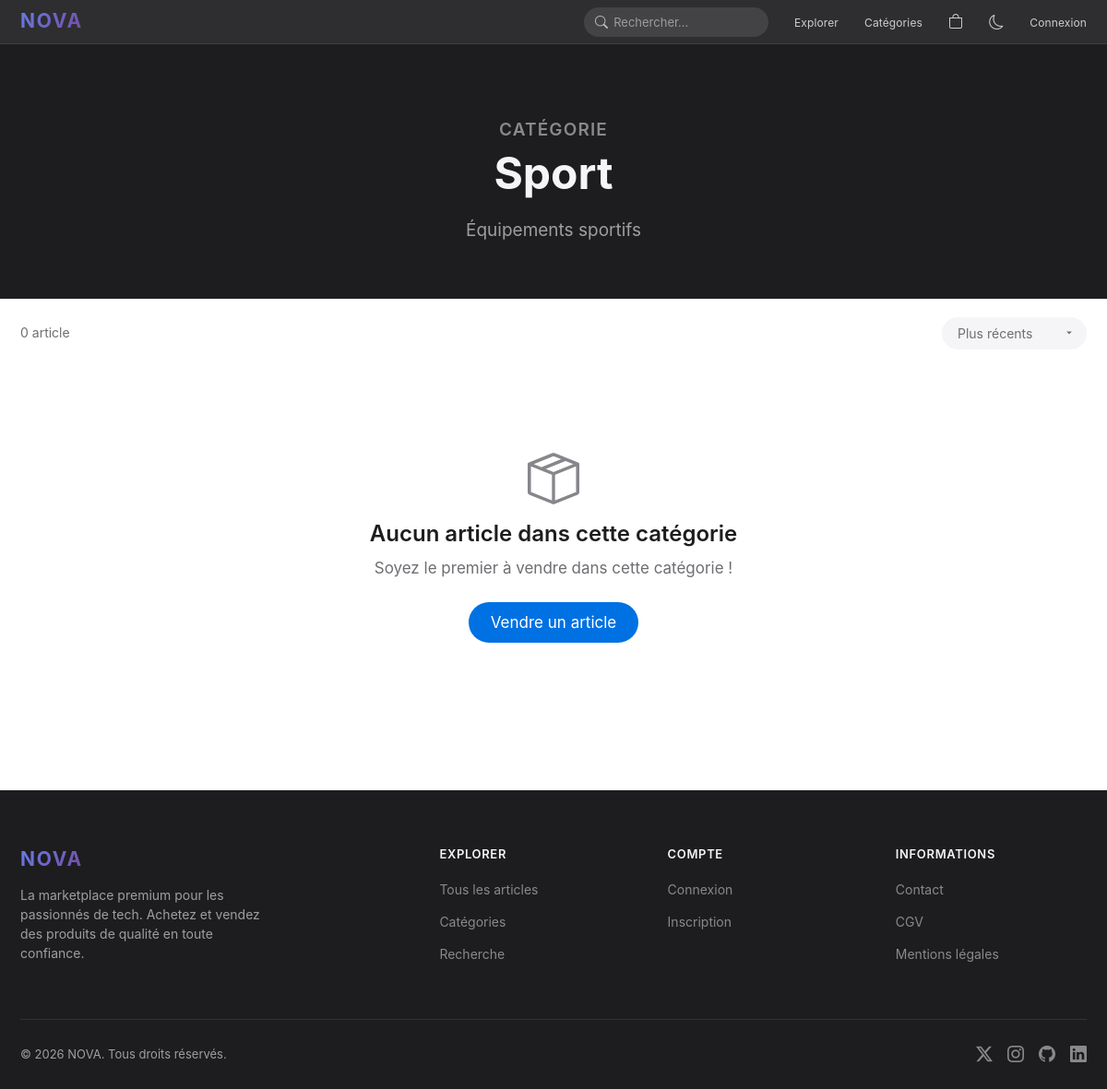
Before: /categorie.php?id=4 with the older database file.
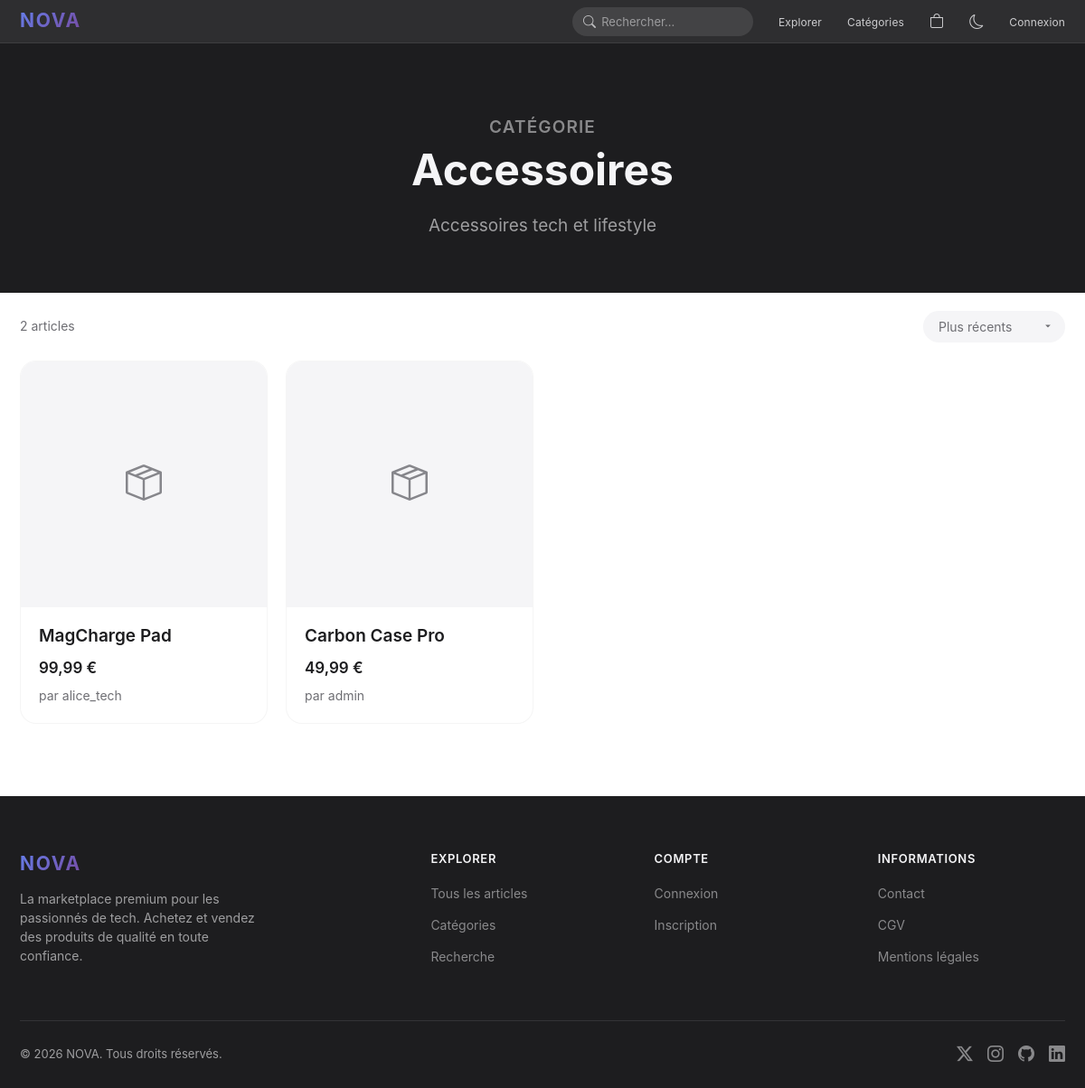
After: the same page with the newer database file.
### tables this page shows
CREATE TABLE categories (
    id INT AUTO_INCREMENT PRIMARY KEY,
    nom VARCHAR(100) NOT NULL,
    description TEXT,
    image VARCHAR(255)
);

CREATE TABLE articles (
    id INT AUTO_INCREMENT PRIMARY KEY,
    nom VARCHAR(255) NOT NULL,
    description TEXT,
    prix DECIMAL(10,2) NOT NULL,
    image VARCHAR(255),
    categorie_id INT DEFAULT NULL,
    auteur_id INT NOT NULL,
    date_publication DATETIME DEFAULT CURRENT_TIMESTAMP,
    FOREIGN KEY (categorie_id) REFERENCES categories(id) ON DELETE SET NULL,
    FOREIGN KEY (auteur_id) REFERENCES users(id) ON DELETE CASCADE
);

CREATE TABLE users (
    id INT AUTO_INCREMENT PRIMARY KEY,
    username VARCHAR(100) NOT NULL UNIQUE,
    email VARCHAR(255) NOT NULL UNIQUE,
    password VARCHAR(255) NOT NULL,
    balance DECIMAL(10,2) DEFAULT 500.00,
    photo VARCHAR(255) DEFAULT NULL,
    role ENUM('user', 'admin') DEFAULT 'user',
    date_inscription DATETIME DEFAULT CURRENT_TIMESTAMP
);

### categorie.php (called while the page is built)
<?php
require __DIR__ . '/pages/public/categorie.php';

### config/init.php (called while the page is built, shortened)
<?php
function sanitize(string $data): string {
    $clean = strip_tags(trim($data));
    $decoded = html_entity_decode($clean, ENT_QUOTES | ENT_HTML5, 'UTF-8');
    return htmlspecialchars($decoded, ENT_QUOTES | ENT_SUBSTITUTE, 'UTF-8');
}
function formatPrice(float $price): string {
    return number_format($price, 2, ',', ' ') . ' €';
}

### pages/public/categorie.php (the view, shortened to what this page needs)
<?php
require_once 'config/init.php';
$id = (int)($_GET['id'] ?? 0);
$stmt = $pdo->prepare("SELECT * FROM categories WHERE id = ?");
$stmt->execute([$id]);
$categorie = $stmt->fetch();
$sort = $_GET['sort'] ?? 'recent';
$orderSQL = match ($sort) {
    'prix_asc' => 'ORDER BY a.prix ASC',
    'prix_desc' => 'ORDER BY a.prix DESC',
    'populaire' => 'ORDER BY avg_note DESC',
    default => 'ORDER BY a.date_publication DESC',
};
$stmtArticles = $pdo->prepare("
    SELECT a.*, s.quantite as stock, u.username as auteur_nom,
        (SELECT AVG(note) FROM commentaires WHERE article_id = a.id) as avg_note,
        (SELECT COUNT(*) FROM commentaires WHERE article_id = a.id) as nb_avis
    FROM articles a
    LEFT JOIN stock s ON a.id = s.article_id
    LEFT JOIN users u ON a.auteur_id = u.id
    WHERE a.categorie_id = ?
    $orderSQL
");
$stmtArticles->execute([$id]);
$articles = $stmtArticles->fetchAll();
require_once 'includes/header.php';
?>
<div class="page-hero">
    <div class="container">
        <p class="eyebrow fade-in" style="color: rgba(245,245,247,0.5);">Catégorie</p>
        <h1 class="fade-in"><?= sanitize($categorie['nom']) ?></h1>
        <?php if ($categorie['description']): ?>
            <p class="fade-in"><?= sanitize($categorie['description']) ?></p>
        <?php endif; ?>
    </div>
</div>
<div class="container-wide">
    <div class="filters-bar fade-in">
        <span class="caption"><?= count($articles) ?> article<?= count($articles) > 1 ? 's' : '' ?></span>
        <div style="margin-left: auto;">
            <select class="filter-select" onchange="location.href=this.value">
                <option value="categorie.php?id=<?= $id ?>&sort=recent" <?= $sort === 'recent' ? 'selected' : '' ?>>Plus récents</option>
            </select>
        </div>
    </div>
    <?php if (empty($articles)): ?>
        <div class="empty-state fade-in">
            <i class="bi bi-box-seam"></i>
            <h3>Aucun article dans cette catégorie</h3>
            <p>Soyez le premier à vendre dans cette catégorie !</p>
            <a href="vendre.php" class="btn btn-primary">Vendre un article</a>
        </div>
    <?php else: ?>
        <div class="product-grid stagger-children">
            <?php foreach ($articles as $article): ?>
            <a href="produit.php?id=<?= $article['id'] ?>" class="card" style="text-decoration: none; color: inherit;">
                <?php if ($article['image'] && file_exists("uploads/produits/{$article['image']}")): ?>
                    <img src="uploads/produits/<?= sanitize($article['image']) ?>" alt="<?= sanitize($article['nom']) ?>" class="card-img">
                <?php else: ?>
                    <div class="card-img" style="display: flex; align-items: center; justify-content: center; background: var(--bg-secondary);">
                        <i class="bi bi-box-seam" style="font-size: 40px; color: var(--text-tertiary);"></i>
                    </div>
                <?php endif; ?>
                <div class="card-body">
                    <h3><?= sanitize($article['nom']) ?></h3>
                    <div class="card-meta">
                        <span class="price"><?= formatPrice($article['prix']) ?></span>
                    </div>
                    <p class="caption mt-1">par <?= sanitize($article['auteur_nom']) ?></p>
                </div>
            </a>
            <?php endforeach; ?>
        </div>
    <?php endif; ?>
</div>
<div style="height: 80px;"></div>
<?php require_once 'includes/footer.php'; ?>

Changed rows visible on the page:
changed categories: nom "Sport" → "Accessoires"; description "Équipements sportifs" → "Accessoires tech et lifestyle"
added articles: image "magcharge.jpg" (drawn), nom "MagCharge Pad", prix "99,99 €", auteur.username "alice_tech"
added articles: image "carbon-case.jpg" (drawn), nom "Carbon Case Pro", prix "49,99 €", auteur.username "admin"
Other visible differences:
count($articles): "0" → "2"
text no longer shown: "Aucun article dans cette catégorie Soyez le premier à vendre dans cette catégorie ! Vendre un article"
text now shown: "s"
